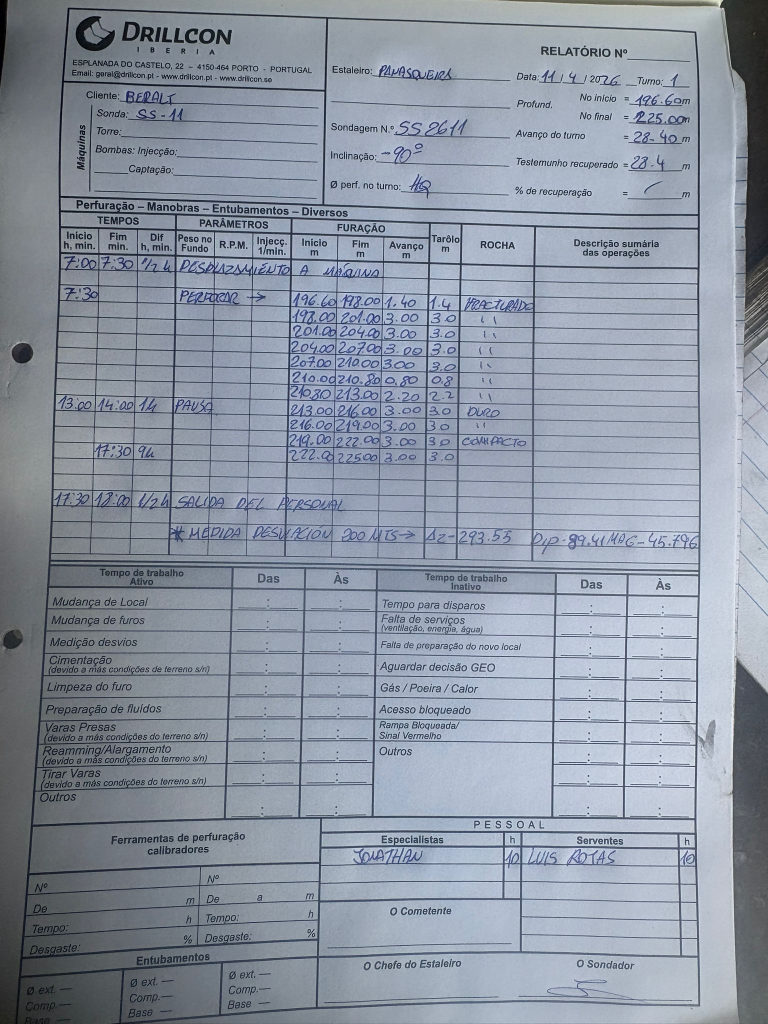
#> input picture media/inspecao_ai/originais/1776714289845.jpg, 1536 x 2048 px (shown at 1/2 size); its folder holds only this picture in this run
$ python -i ocr_core.py   (imports and definitions only)
#> lines starting #> are read from the running program, lines starting #| are printed output that depends on the picture; after the words box and inside, x2 and y2 are one past the last pixel; in counts of white or black regions, pixels touching at a corner belong together
#> further down, picture is the input picture: PIL image 1536x2048 RGB; mean R, G, B 141.1, 149.8, 163.6
import re

from PIL import Image, ImageChops, ImageDraw, ImageFilter, ImageFont, ImageOps


OCR_TEMPLATE_CHARS = "0123456789mM-./:,%º°HQNBPSS"
OCR_TEMPLATES = None


# [46 lines left out: functions simple_ocr_from_crop, prepare_crop_for_ocr, not called in this run]


def prepare_crop_for_ocr_variants(imagem_crop):
    gray = imagem_crop.convert("L")
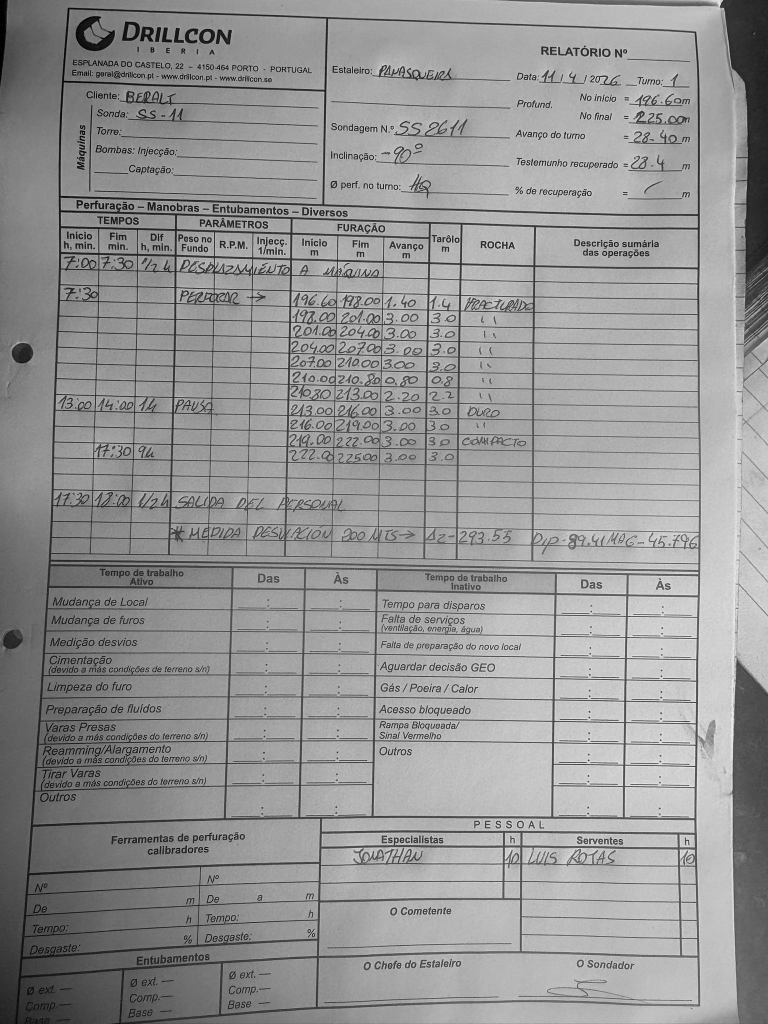
#> gray: PIL image 1536x2048 L (shown at 1/2 size); min 0, max 253, mean 148.8
    gray = ImageOps.autocontrast(gray)
    enhanced = gray.filter(ImageFilter.MedianFilter(size=3))
    enhanced = enhanced.resize((max(32, gray.width * 3), max(32, gray.height * 3)), Image.Resampling.LANCZOS)
#> enhanced: PIL image 4608x6144 L

    variants = []
    for threshold, label in ((165, "claro"), (180, "base"), (195, "forte")):
        binary = enhanced.point(lambda px, limit=threshold: 0 if px > limit else 255, mode="L")
        variants.append({"label": label, "image": ImageChops.invert(binary)})
#> this loop made 3 passes
#> pass 1, in prepare_crop_for_ocr_variants, `binary = enhanced.point(lambda px, limit=threshold: 0 if px > limit el..`:
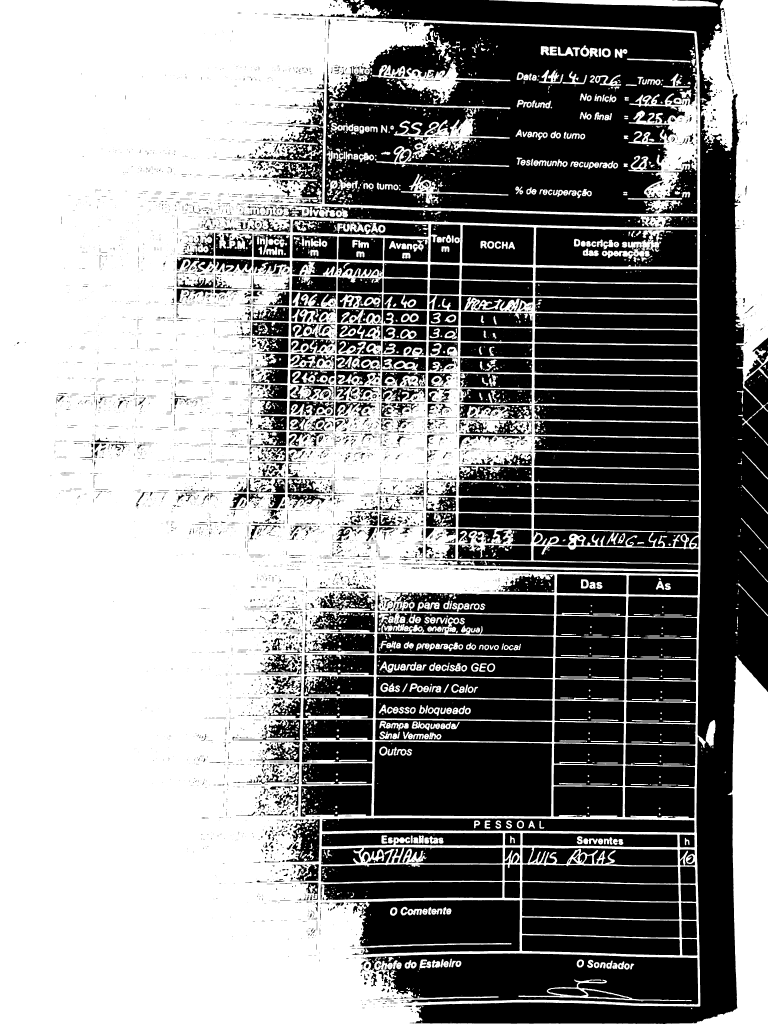
#> binary: PIL image 4608x6144 L (shown at 1/6 size); 55.5% white; 6446 black regions (3385 under 20 px), largest, box (x1, y1, x2, y2) and area: (2056, 0, 4608, 6144) 1959537, (1948, 136, 4185, 1283) 1857588, (2242, 4450, 3312, 4899) 462584
#> pass 3, in prepare_crop_for_ocr_variants, `binary = enhanced.point(lambda px, limit=threshold: 0 if px > limit el..`:
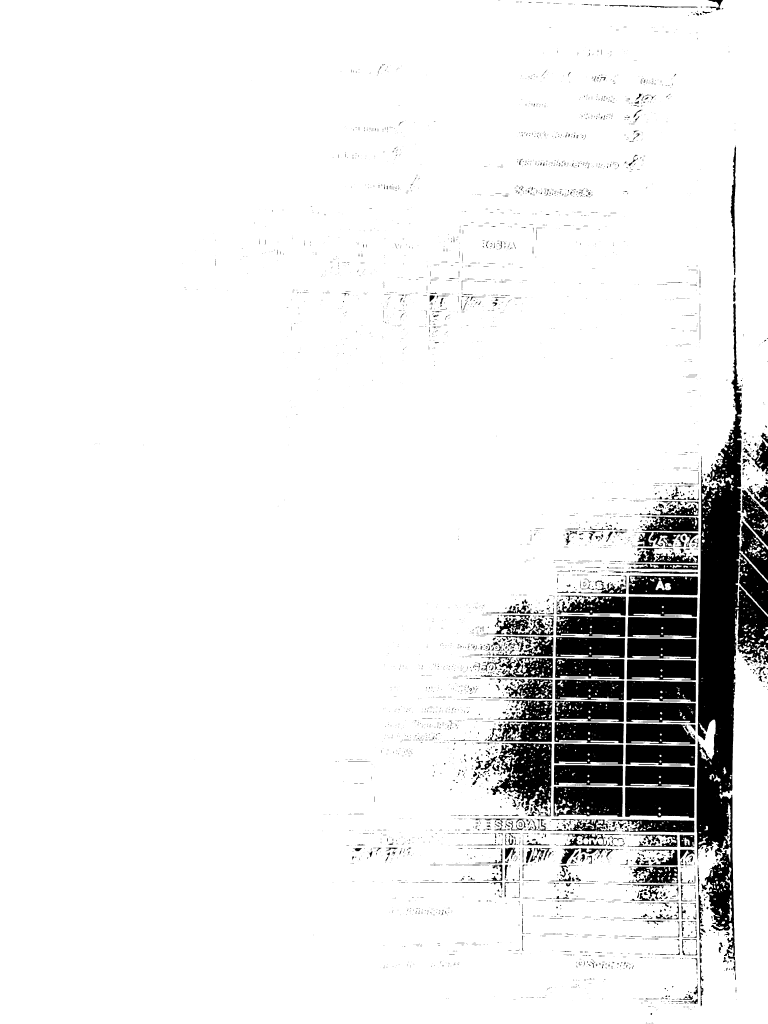
#> binary: PIL image 4608x6144 L (shown at 1/6 size); 91.9% white; 4573 black regions (2925 under 20 px), largest, box (x1, y1, x2, y2) and area: (4180, 1820, 4608, 5831) 663990, (2944, 4459, 3311, 4898) 88059, (3750, 4723, 4167, 4908) 70077
#> after the loop, variants = 3 items

    contrasted = ImageOps.autocontrast(gray.point(lambda px: min(255, int(px * 1.1))))
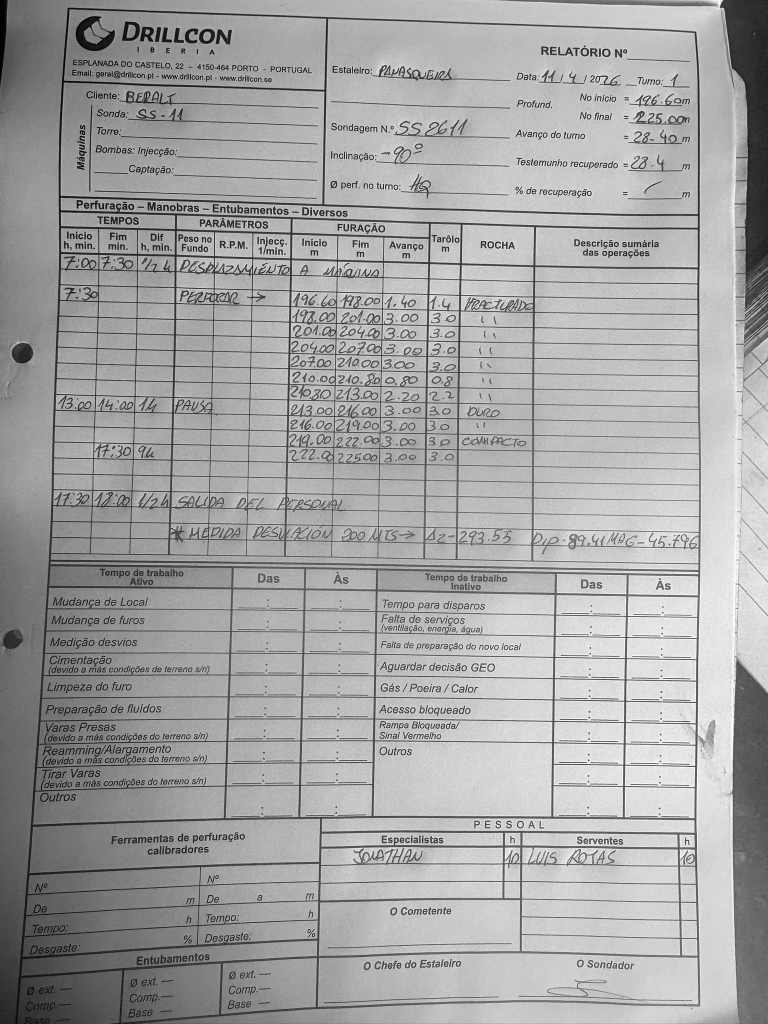
#> contrasted: PIL image 1536x2048 L (shown at 1/2 size); min 0, max 255, mean 164
    contrasted = contrasted.filter(ImageFilter.SHARPEN)
    contrasted = contrasted.resize((max(32, gray.width * 3), max(32, gray.height * 3)), Image.Resampling.LANCZOS)
#> contrasted: PIL image 4608x6144 L
    binary_contrasted = contrasted.point(lambda px: 0 if px > 176 else 255, mode="L")
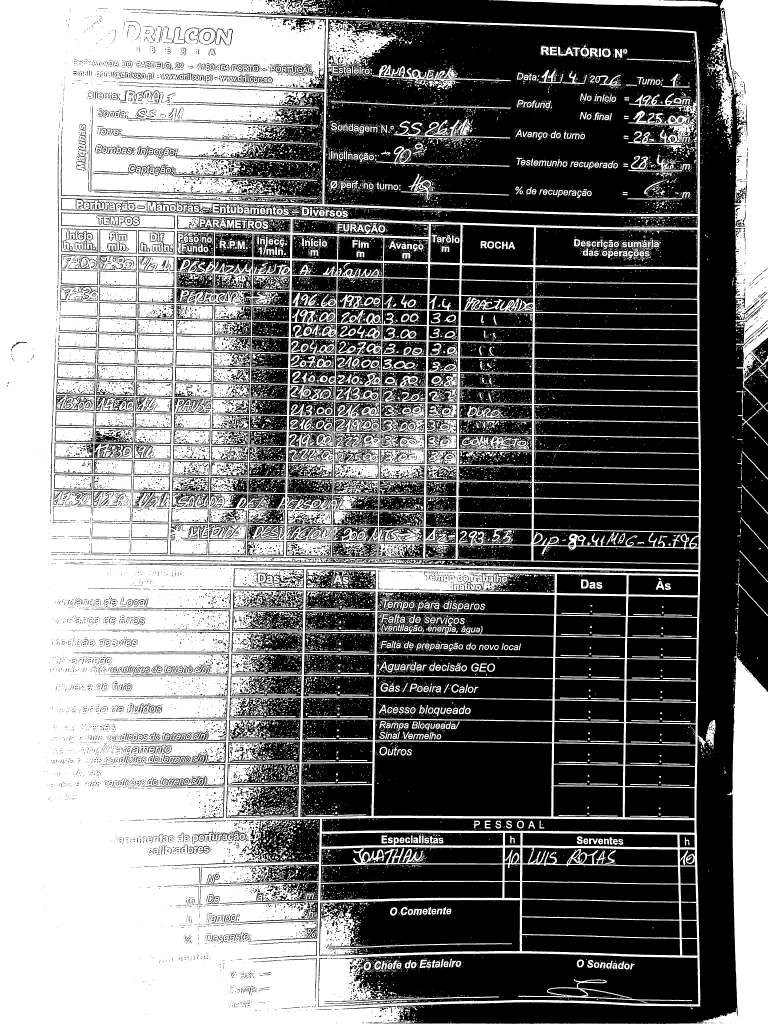
#> binary_contrasted: PIL image 4608x6144 L (shown at 1/6 size); 46.7% white; 22134 white regions (13994 under 20 px), largest, box (x1, y1, x2, y2) and area: (0, 0, 4236, 6144) 9759760, (3990, 3888, 4608, 6144) 436684, (4267, 0, 4608, 2472) 413628
    variants.append({"label": "contraste", "image": ImageChops.invert(binary_contrasted)})

    return variants


# [139 lines left out: functions find_connected_components, group_components_by_lines, extract_crop, safe_detection_text, extract_metric_value, _get_ocr_templates and 2 more, not called in this run]

>>> from PIL import Image
>>> picture = Image.open('../../media/inspecao_ai/originais/1776714289845.jpg')
>>> result = prepare_crop_for_ocr_variants(picture)
#> result = 4 items

$ run again, on media/inspecao_ai/originais/1776714289917.jpg
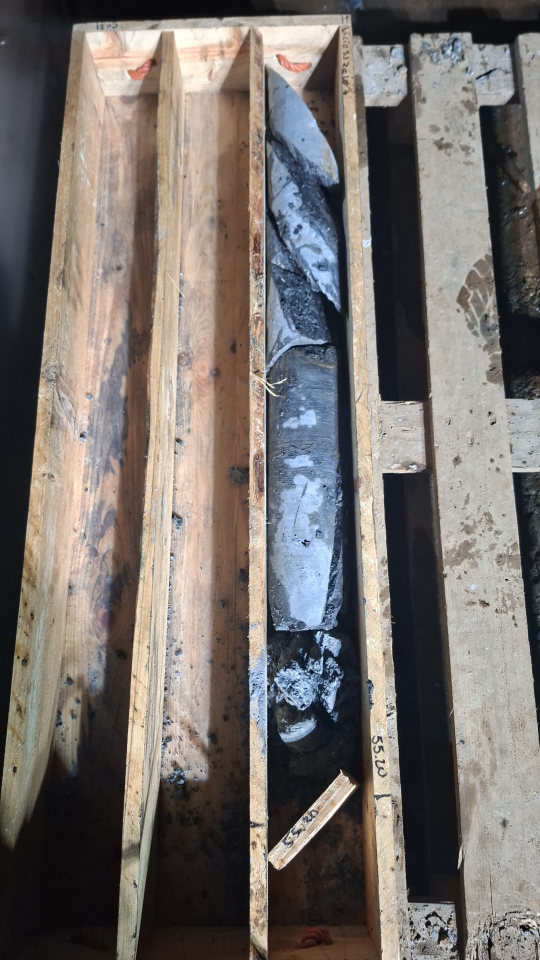
#> input picture media/inspecao_ai/originais/1776714289917.jpg, 1080 x 1920 px (shown at 1/2 size)
#> picture is the input picture: PIL image 1080x1920 RGB; mean R, G, B 117.3, 111.3, 107.9
#> the loop in prepare_crop_for_ocr_variants, `for threshold, label in ((165, "claro"), (180, "base"), (195, "forte")):` made 3 passes
#> pass 1, in prepare_crop_for_ocr_variants, `binary = enhanced.point(lambda px, limit=threshold: 0 if px > limit el..`:
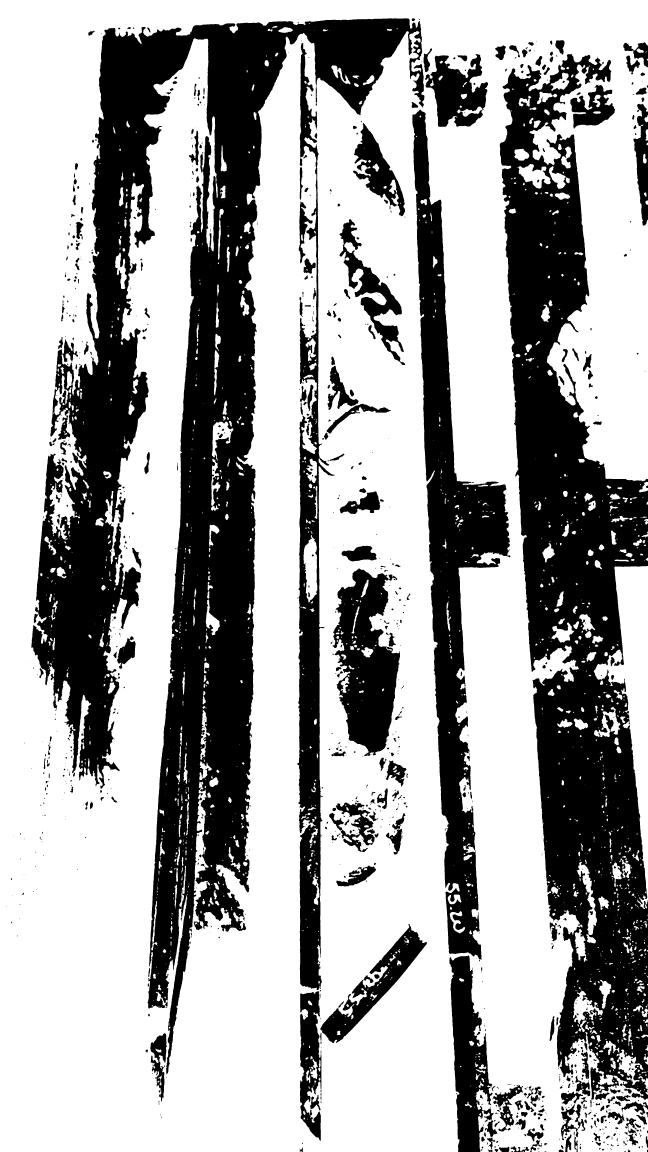
#> binary: PIL image 3240x5760 L (shown at 1/5 size); 64.9% white; 1151 black regions (497 under 20 px), largest, box (x1, y1, x2, y2) and area: (157, 92, 2122, 5375) 2812537, (2499, 271, 3240, 5499) 1861055, (2062, 548, 2552, 4800) 626081
#> after the loop in prepare_crop_for_ocr_variants, `for threshold, label in ((165, "claro"), (180, "base"), (195, "forte")):`: variants = 3 items
#> in prepare_crop_for_ocr_variants, `binary_contrasted = contrasted.point(lambda px: 0 if px > 176 else 255..`:
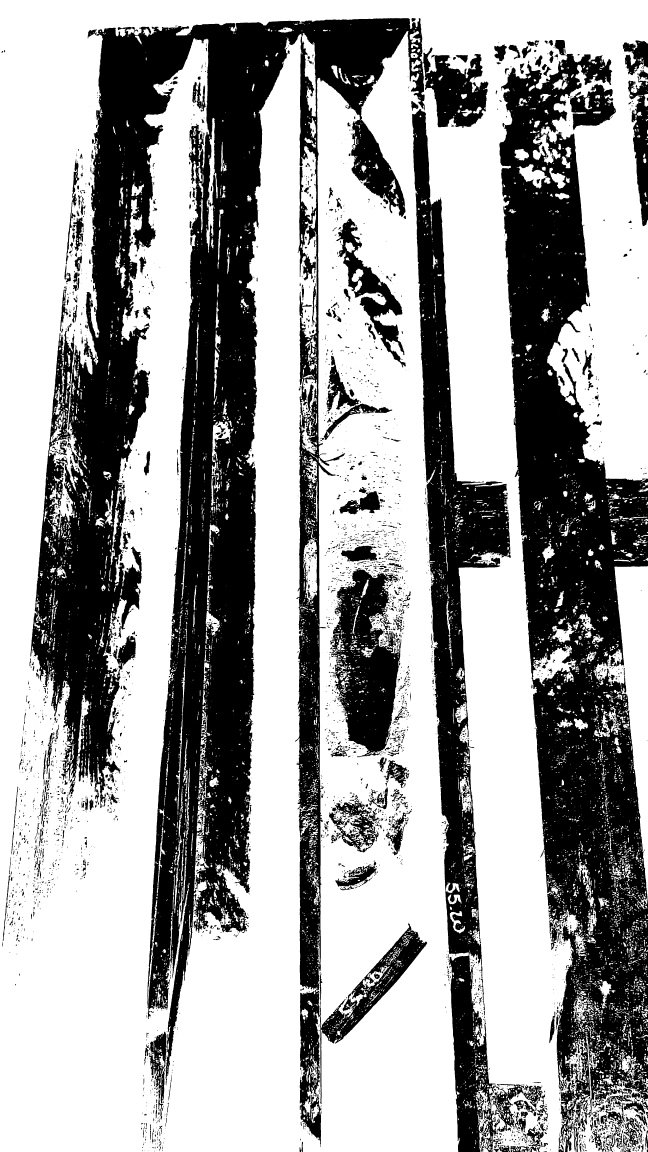
#> binary_contrasted: PIL image 3240x5760 L (shown at 1/5 size); 62.8% white; 4172 black regions (2333 under 20 px), largest, box (x1, y1, x2, y2) and area: (152, 91, 2442, 5598) 3412705, (2497, 269, 3240, 5760) 1933931, (2060, 544, 2555, 5760) 751453
#> result = 4 items
